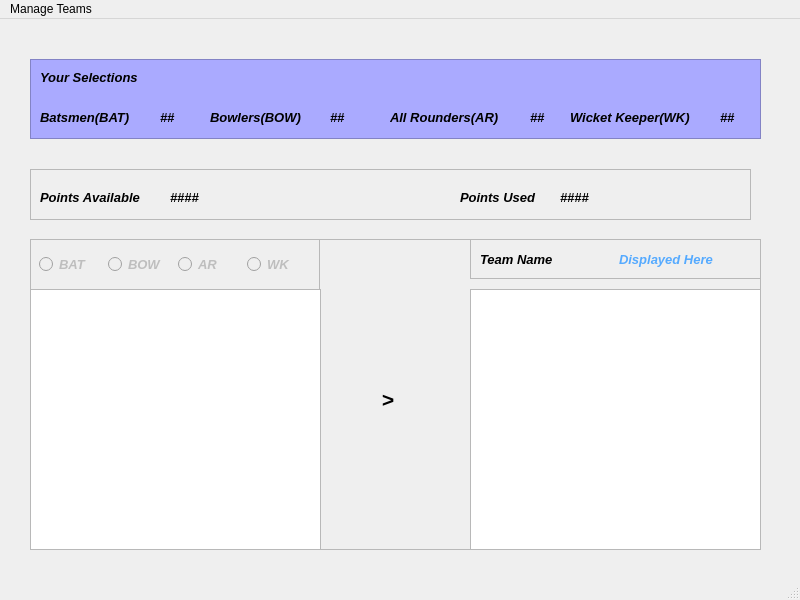
<?xml version="1.0" encoding="UTF-8"?>
<ui version="4.0">
 <class>MainWindow</class>
 <widget class="QMainWindow" name="MainWindow">
  <property name="geometry">
   <rect>
    <x>0</x>
    <y>0</y>
    <width>800</width>
    <height>600</height>
   </rect>
  </property>
  <property name="windowTitle">
   <string>MainWindow</string>
  </property>
  <widget class="QWidget" name="centralwidget">
   <widget class="QFrame" name="frame">
    <property name="geometry">
     <rect>
      <x>30</x>
      <y>40</y>
      <width>731</width>
      <height>80</height>
     </rect>
    </property>
    <property name="styleSheet">
     <string notr="true">background-color: rgb(170, 170, 255);</string>
    </property>
    <property name="frameShape">
     <enum>QFrame::StyledPanel</enum>
    </property>
    <property name="frameShadow">
     <enum>QFrame::Raised</enum>
    </property>
    <widget class="QLabel" name="label_2">
     <property name="geometry">
      <rect>
       <x>10</x>
       <y>50</y>
       <width>121</width>
       <height>16</height>
      </rect>
     </property>
     <property name="font">
      <font>
       <family>Arial</family>
       <pointsize>10</pointsize>
       <weight>75</weight>
       <italic>true</italic>
       <bold>true</bold>
      </font>
     </property>
     <property name="text">
      <string>Batsmen(BAT)</string>
     </property>
    </widget>
    <widget class="QLabel" name="BAT">
     <property name="geometry">
      <rect>
       <x>130</x>
       <y>50</y>
       <width>21</width>
       <height>16</height>
      </rect>
     </property>
     <property name="font">
      <font>
       <family>Arial</family>
       <pointsize>10</pointsize>
       <weight>75</weight>
       <italic>true</italic>
       <bold>true</bold>
      </font>
     </property>
     <property name="styleSheet">
      <string notr="true">color: rgb(85, 170, 255);
color: rgb(0, 0, 0);</string>
     </property>
     <property name="text">
      <string>##</string>
     </property>
    </widget>
    <widget class="QLabel" name="label_4">
     <property name="geometry">
      <rect>
       <x>10</x>
       <y>10</y>
       <width>121</width>
       <height>16</height>
      </rect>
     </property>
     <property name="font">
      <font>
       <family>Arial</family>
       <pointsize>10</pointsize>
       <weight>75</weight>
       <italic>true</italic>
       <bold>true</bold>
      </font>
     </property>
     <property name="text">
      <string>Your Selections</string>
     </property>
    </widget>
    <widget class="QLabel" name="label_5">
     <property name="geometry">
      <rect>
       <x>180</x>
       <y>50</y>
       <width>121</width>
       <height>16</height>
      </rect>
     </property>
     <property name="font">
      <font>
       <family>Arial</family>
       <pointsize>10</pointsize>
       <weight>75</weight>
       <italic>true</italic>
       <bold>true</bold>
      </font>
     </property>
     <property name="text">
      <string>Bowlers(BOW)</string>
     </property>
    </widget>
    <widget class="QLabel" name="BOWL">
     <property name="geometry">
      <rect>
       <x>300</x>
       <y>50</y>
       <width>21</width>
       <height>16</height>
      </rect>
     </property>
     <property name="font">
      <font>
       <family>Arial</family>
       <pointsize>10</pointsize>
       <weight>75</weight>
       <italic>true</italic>
       <bold>true</bold>
      </font>
     </property>
     <property name="styleSheet">
      <string notr="true">color: rgb(85, 170, 255);
color: rgb(0, 0, 0);</string>
     </property>
     <property name="text">
      <string>##</string>
     </property>
    </widget>
    <widget class="QLabel" name="label">
     <property name="geometry">
      <rect>
       <x>360</x>
       <y>50</y>
       <width>141</width>
       <height>16</height>
      </rect>
     </property>
     <property name="font">
      <font>
       <family>Arial</family>
       <pointsize>10</pointsize>
       <weight>75</weight>
       <italic>true</italic>
       <bold>true</bold>
      </font>
     </property>
     <property name="text">
      <string>All Rounders(AR)</string>
     </property>
    </widget>
    <widget class="QLabel" name="ARL">
     <property name="geometry">
      <rect>
       <x>500</x>
       <y>50</y>
       <width>21</width>
       <height>16</height>
      </rect>
     </property>
     <property name="font">
      <font>
       <family>Arial</family>
       <pointsize>10</pointsize>
       <weight>75</weight>
       <italic>true</italic>
       <bold>true</bold>
      </font>
     </property>
     <property name="styleSheet">
      <string notr="true">color: rgb(85, 170, 255);
color: rgb(0, 0, 0);</string>
     </property>
     <property name="text">
      <string>##</string>
     </property>
    </widget>
    <widget class="QLabel" name="label_10">
     <property name="geometry">
      <rect>
       <x>540</x>
       <y>50</y>
       <width>151</width>
       <height>16</height>
      </rect>
     </property>
     <property name="font">
      <font>
       <family>Arial</family>
       <pointsize>10</pointsize>
       <weight>75</weight>
       <italic>true</italic>
       <bold>true</bold>
      </font>
     </property>
     <property name="text">
      <string>Wicket Keeper(WK)</string>
     </property>
    </widget>
    <widget class="QLabel" name="WK">
     <property name="geometry">
      <rect>
       <x>690</x>
       <y>50</y>
       <width>21</width>
       <height>16</height>
      </rect>
     </property>
     <property name="font">
      <font>
       <family>Arial</family>
       <pointsize>10</pointsize>
       <weight>75</weight>
       <italic>true</italic>
       <bold>true</bold>
      </font>
     </property>
     <property name="styleSheet">
      <string notr="true">color: rgb(85, 170, 255);
color: rgb(0, 0, 0);</string>
     </property>
     <property name="text">
      <string>##</string>
     </property>
    </widget>
   </widget>
   <widget class="QFrame" name="frame_2">
    <property name="geometry">
     <rect>
      <x>30</x>
      <y>220</y>
      <width>731</width>
      <height>311</height>
     </rect>
    </property>
    <property name="frameShape">
     <enum>QFrame::StyledPanel</enum>
    </property>
    <property name="frameShadow">
     <enum>QFrame::Raised</enum>
    </property>
    <widget class="QListWidget" name="av_player">
     <property name="geometry">
      <rect>
       <x>0</x>
       <y>50</y>
       <width>291</width>
       <height>261</height>
      </rect>
     </property>
    </widget>
    <widget class="QListWidget" name="sel_player">
     <property name="geometry">
      <rect>
       <x>440</x>
       <y>50</y>
       <width>291</width>
       <height>261</height>
      </rect>
     </property>
    </widget>
    <widget class="QLabel" name="label_14">
     <property name="geometry">
      <rect>
       <x>340</x>
       <y>140</y>
       <width>55</width>
       <height>41</height>
      </rect>
     </property>
     <property name="font">
      <font>
       <family>Arial</family>
       <pointsize>16</pointsize>
       <weight>75</weight>
       <italic>true</italic>
       <bold>true</bold>
      </font>
     </property>
     <property name="text">
      <string>  &gt;</string>
     </property>
    </widget>
    <widget class="QFrame" name="frame_4">
     <property name="geometry">
      <rect>
       <x>-1</x>
       <y>0</y>
       <width>291</width>
       <height>51</height>
      </rect>
     </property>
     <property name="frameShape">
      <enum>QFrame::StyledPanel</enum>
     </property>
     <property name="frameShadow">
      <enum>QFrame::Raised</enum>
     </property>
     <layout class="QHBoxLayout" name="horizontalLayout">
      <item>
       <widget class="QRadioButton" name="bat_rb">
        <property name="enabled">
         <bool>false</bool>
        </property>
        <property name="font">
         <font>
          <family>Arial</family>
          <pointsize>10</pointsize>
          <weight>75</weight>
          <italic>true</italic>
          <bold>true</bold>
         </font>
        </property>
        <property name="text">
         <string>BAT</string>
        </property>
       </widget>
      </item>
      <item>
       <widget class="QRadioButton" name="bow_rb">
        <property name="enabled">
         <bool>false</bool>
        </property>
        <property name="font">
         <font>
          <family>Arial</family>
          <pointsize>10</pointsize>
          <weight>75</weight>
          <italic>true</italic>
          <bold>true</bold>
         </font>
        </property>
        <property name="text">
         <string>BOW</string>
        </property>
       </widget>
      </item>
      <item>
       <widget class="QRadioButton" name="ar_rb">
        <property name="enabled">
         <bool>false</bool>
        </property>
        <property name="font">
         <font>
          <family>Arial</family>
          <pointsize>10</pointsize>
          <weight>75</weight>
          <italic>true</italic>
          <bold>true</bold>
         </font>
        </property>
        <property name="text">
         <string>AR</string>
        </property>
       </widget>
      </item>
      <item>
       <widget class="QRadioButton" name="wk_rb">
        <property name="enabled">
         <bool>false</bool>
        </property>
        <property name="font">
         <font>
          <family>Arial</family>
          <pointsize>10</pointsize>
          <weight>75</weight>
          <italic>true</italic>
          <bold>true</bold>
         </font>
        </property>
        <property name="text">
         <string>WK</string>
        </property>
       </widget>
      </item>
     </layout>
    </widget>
    <widget class="QFrame" name="frame_5">
     <property name="geometry">
      <rect>
       <x>440</x>
       <y>0</y>
       <width>291</width>
       <height>40</height>
      </rect>
     </property>
     <property name="frameShape">
      <enum>QFrame::StyledPanel</enum>
     </property>
     <property name="frameShadow">
      <enum>QFrame::Raised</enum>
     </property>
     <layout class="QHBoxLayout" name="horizontalLayout_2">
      <item>
       <widget class="QLabel" name="label_15">
        <property name="font">
         <font>
          <family>Arial</family>
          <pointsize>10</pointsize>
          <weight>75</weight>
          <italic>true</italic>
          <bold>true</bold>
         </font>
        </property>
        <property name="text">
         <string>Team Name</string>
        </property>
       </widget>
      </item>
      <item>
       <widget class="QLabel" name="team_name">
        <property name="font">
         <font>
          <family>Arial</family>
          <pointsize>10</pointsize>
          <weight>75</weight>
          <italic>true</italic>
          <bold>true</bold>
         </font>
        </property>
        <property name="styleSheet">
         <string notr="true">color: rgb(85, 170, 255);</string>
        </property>
        <property name="text">
         <string>Displayed Here</string>
        </property>
       </widget>
      </item>
     </layout>
    </widget>
   </widget>
   <widget class="QFrame" name="frame_3">
    <property name="geometry">
     <rect>
      <x>30</x>
      <y>150</y>
      <width>721</width>
      <height>51</height>
     </rect>
    </property>
    <property name="frameShape">
     <enum>QFrame::StyledPanel</enum>
    </property>
    <property name="frameShadow">
     <enum>QFrame::Raised</enum>
    </property>
    <widget class="QLabel" name="label_9">
     <property name="geometry">
      <rect>
       <x>10</x>
       <y>20</y>
       <width>131</width>
       <height>16</height>
      </rect>
     </property>
     <property name="font">
      <font>
       <family>Arial</family>
       <pointsize>10</pointsize>
       <weight>75</weight>
       <italic>true</italic>
       <bold>true</bold>
      </font>
     </property>
     <property name="text">
      <string>Points Available </string>
     </property>
    </widget>
    <widget class="QLabel" name="points_available">
     <property name="geometry">
      <rect>
       <x>140</x>
       <y>20</y>
       <width>41</width>
       <height>16</height>
      </rect>
     </property>
     <property name="font">
      <font>
       <family>Arial</family>
       <pointsize>10</pointsize>
       <weight>75</weight>
       <italic>true</italic>
       <bold>true</bold>
      </font>
     </property>
     <property name="text">
      <string>####</string>
     </property>
    </widget>
    <widget class="QLabel" name="label_12">
     <property name="geometry">
      <rect>
       <x>430</x>
       <y>20</y>
       <width>101</width>
       <height>16</height>
      </rect>
     </property>
     <property name="font">
      <font>
       <family>Arial</family>
       <pointsize>10</pointsize>
       <weight>75</weight>
       <italic>true</italic>
       <bold>true</bold>
      </font>
     </property>
     <property name="text">
      <string>Points Used</string>
     </property>
    </widget>
    <widget class="QLabel" name="points_used">
     <property name="geometry">
      <rect>
       <x>530</x>
       <y>20</y>
       <width>41</width>
       <height>16</height>
      </rect>
     </property>
     <property name="font">
      <font>
       <family>Arial</family>
       <pointsize>10</pointsize>
       <weight>75</weight>
       <italic>true</italic>
       <bold>true</bold>
      </font>
     </property>
     <property name="text">
      <string>####</string>
     </property>
    </widget>
   </widget>
  </widget>
  <widget class="QMenuBar" name="menubar">
   <property name="geometry">
    <rect>
     <x>0</x>
     <y>0</y>
     <width>800</width>
     <height>26</height>
    </rect>
   </property>
   <widget class="QMenu" name="menuFile">
    <property name="title">
     <string>Manage Teams</string>
    </property>
    <addaction name="new_t"/>
    <addaction name="open_t"/>
    <addaction name="save_t"/>
    <addaction name="evaluat_t"/>
   </widget>
   <addaction name="menuFile"/>
  </widget>
  <widget class="QStatusBar" name="statusbar"/>
  <action name="new_t">
   <property name="text">
    <string>NEW Team</string>
   </property>
  </action>
  <action name="open_t">
   <property name="text">
    <string>OPEN Team</string>
   </property>
  </action>
  <action name="save_t">
   <property name="text">
    <string>SAVE Team</string>
   </property>
  </action>
  <action name="evaluat_t">
   <property name="text">
    <string>EVALUATE Team</string>
   </property>
  </action>
 </widget>
 <resources/>
 <connections/>
</ui>
